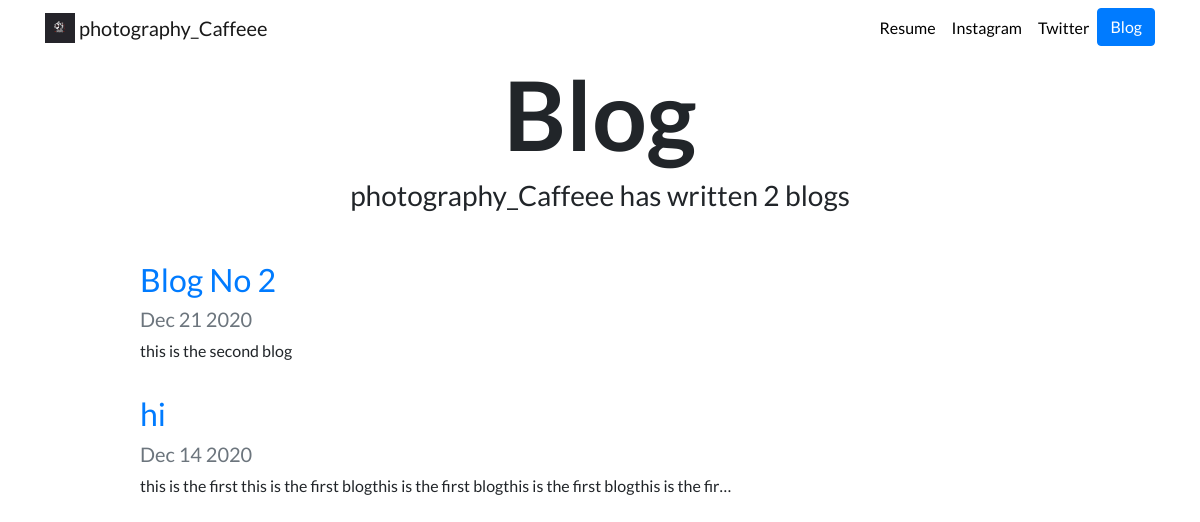
Screenshot of /blog/ with the database file from the repository.
### blog/models.py (models this page shows, shortened)
class Blog(models.Model):
    title = models.CharField(max_length=200)
    description = models.TextField()
    date = models.DateField()

### blog/views.py (the view)
# urls.py: path('', views.all_blogs, name='all_blogs'),
def all_blogs(request):
    blogs = Blog.objects.order_by('-date')
    return render(request, 'blog/all_blogs.html', {'blogs':blogs})

### blog/templates/blog/all_blogs.html
{% extends 'portfolio/base.html' %}
{% load static %}
{% block content %}
<h1 id="blogtitle" class="font-weight-bold text-center">Blog</h1>
<h3 class="text-center mb-5"> photography_Caffeee has written {{ blogs.count }} blog{{ blogs.count|pluralize }}</h3>
{% for blog in blogs %}
<div class="row justify-content-center my-3">
  <div class="col-md-10">
    <a href="{% url 'blog:detail' blog.id %}">
      <h2>{{ blog.title }}</h2>
    </a>
    <h5 class="text-muted">{{ blog.date|date:'M d Y' }}</h5>
    <p>{{ blog.description|striptags|truncatechars:100 }}</p>
  </div>
</div>
{% endfor %}
{% endblock %}

### portfolio/static/portfolio/custom.css (style rules this page uses)
body { font-family: 'Lato', sans-serif; }
#blogtitle { font-size: 6rem; }

### rows the page displays
Blog: title "Blog No 2", date "Dec 21 2020", description "this is the second blog"
Blog: title "hi", date "Dec 14 2020", description "this is the first this is the first blogthis is the first blogthis is the first blogthis is the fir…"

### other values shown
{{ blogs.count }} "2"
